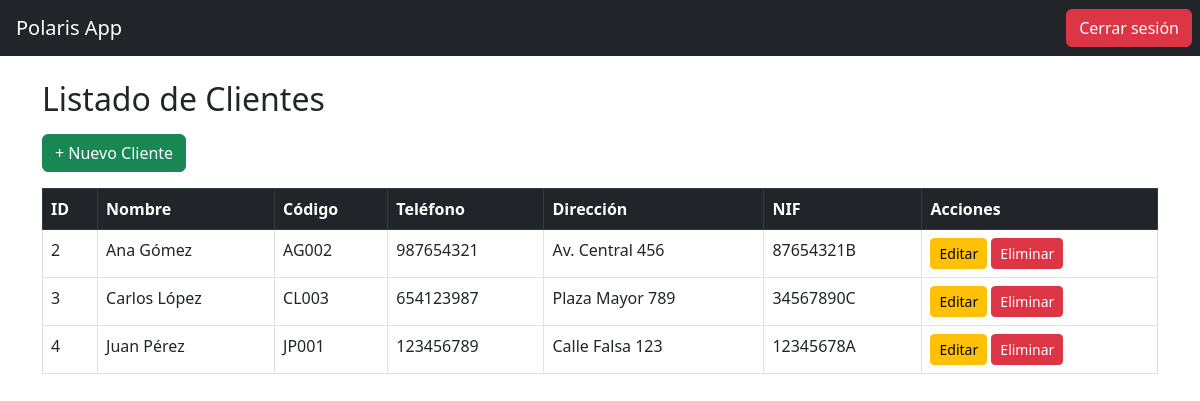
/clientes (signed in), run on the app's committed database.
### models.py (models this page shows)
class Cliente(db.Model):
    id = db.Column(db.Integer, primary_key=True)
    nombre = db.Column(db.String(100), nullable=False)
    codigo = db.Column(db.String(50), unique=True, nullable=False)
    telefono1 = db.Column(db.String(20))
    direccion = db.Column(db.String(200))
    nif = db.Column(db.String(20))

### app.py (the view)
@app.route('/clientes')
@login_required
def listar_clientes():
    clientes = Cliente.query.all()
    return render_template('clientes.html', clientes=clientes)

### app.py (called while the page is built)
@login_manager.user_loader
def load_user(user_id):
    return db.session.get(User, int(user_id))

### templates/clientes.html
{% extends 'base.html' %}
{% block content %}
    <h2 class="mb-3">Listado de Clientes</h2>
    <a href="{{ url_for('nuevo_cliente') }}" class="btn btn-success mb-3">+ Nuevo Cliente</a>
    <table class="table table-bordered">
        <thead class="table-dark">
            <tr>
                <th>ID</th>
                <th>Nombre</th>
                <th>Código</th>
                <th>Teléfono</th>
                <th>Dirección</th>
                <th>NIF</th>
                <th>Acciones</th>
            </tr>
        </thead>
        <tbody>
            {% for cliente in clientes %}
            <tr>
                <td>{{ cliente.id }}</td>
                <td>{{ cliente.nombre }}</td>
                <td>{{ cliente.codigo }}</td>
                <td>{{ cliente.telefono1 }}</td>
                <td>{{ cliente.direccion }}</td>
                <td>{{ cliente.nif }}</td>
                <td>
                    <a href="{{ url_for('editar_cliente', id=cliente.id) }}" class="btn btn-warning btn-sm">Editar</a>
                    <form action="{{ url_for('eliminar_cliente', id=cliente.id) }}" method="POST" style="display:inline;"
                          onsubmit="return confirm('¿Estás seguro de eliminar este cliente?');">
                        <button type="submit" class="btn btn-danger btn-sm">Eliminar</button>
                    </form>
                </td>
            </tr>
            {% endfor %}
        </tbody>
    </table>
{% endblock %}

### templates/base.html (shortened to what this page needs)
<!DOCTYPE html>
<html lang="es">
<head>
    <link rel="stylesheet" href="https://cdn.jsdelivr.net/npm/bootstrap@5.3.0/dist/css/bootstrap.min.css">
</head>
<body>
    <nav class="navbar navbar-dark bg-dark">
        <a class="navbar-brand mx-3" href="{{ url_for('listar_clientes') }}">Polaris App</a>
        <div class="d-flex">
            {% if current_user.is_authenticated %}
                <a class="btn btn-danger mx-2" href="{{ url_for('logout') }}">Cerrar sesión</a>
            {% else %}
                <a class="btn btn-primary mx-2" href="{{ url_for('login') }}">Iniciar sesión</a>
            {% endif %}
        </div>
    </nav>
    <div class="container mt-4">
        {% block content %}{% endblock %}
    </div>
</body>
</html>

### data on the page
Cliente: id "2", nombre "Ana Gómez", codigo "AG002", telefono1 "987654321", direccion "Av. Central 456", nif "87654321B"
Cliente: id "3", nombre "Carlos López", codigo "CL003", telefono1 "654123987", direccion "Plaza Mayor 789", nif "34567890C"
Cliente: id "4", nombre "Juan Pérez", codigo "JP001", telefono1 "123456789", direccion "Calle Falsa 123", nif "12345678A"
